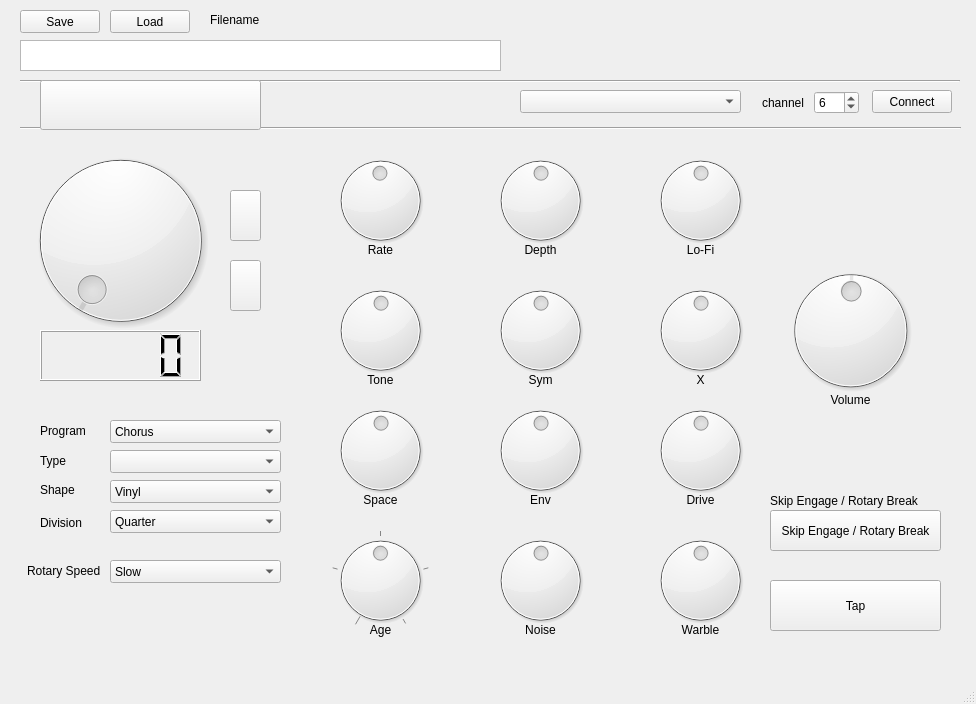
<?xml version="1.0" encoding="UTF-8"?>
<ui version="4.0">
 <class>MainWindow</class>
 <widget class="QMainWindow" name="MainWindow">
  <property name="geometry">
   <rect>
    <x>0</x>
    <y>0</y>
    <width>976</width>
    <height>704</height>
   </rect>
  </property>
  <property name="windowTitle">
   <string>Mako M1 - MidiControl</string>
  </property>
  <property name="toolButtonStyle">
   <enum>Qt::ToolButtonTextUnderIcon</enum>
  </property>
  <widget class="QWidget" name="centralwidget">
   <widget class="QPushButton" name="openMidiPortButton">
    <property name="geometry">
     <rect>
      <x>872</x>
      <y>90</y>
      <width>80</width>
      <height>23</height>
     </rect>
    </property>
    <property name="text">
     <string>Connect</string>
    </property>
   </widget>
   <widget class="QWidget" name="layoutWidget">
    <property name="geometry">
     <rect>
      <x>762</x>
      <y>90</y>
      <width>97</width>
      <height>25</height>
     </rect>
    </property>
    <layout class="QHBoxLayout" name="horizontalLayout">
     <item>
      <widget class="QLabel" name="label">
       <property name="text">
        <string>channel</string>
       </property>
      </widget>
     </item>
     <item>
      <widget class="QSpinBox" name="midiChannelSpinBox">
       <property name="maximum">
        <number>15</number>
       </property>
       <property name="value">
        <number>6</number>
       </property>
      </widget>
     </item>
    </layout>
   </widget>
   <widget class="QPlainTextEdit" name="descriptionText">
    <property name="geometry">
     <rect>
      <x>20</x>
      <y>40</y>
      <width>481</width>
      <height>31</height>
     </rect>
    </property>
   </widget>
   <widget class="Line" name="line">
    <property name="geometry">
     <rect>
      <x>20</x>
      <y>80</y>
      <width>940</width>
      <height>3</height>
     </rect>
    </property>
    <property name="orientation">
     <enum>Qt::Horizontal</enum>
    </property>
   </widget>
   <widget class="QPushButton" name="saveButton">
    <property name="geometry">
     <rect>
      <x>20</x>
      <y>10</y>
      <width>80</width>
      <height>23</height>
     </rect>
    </property>
    <property name="text">
     <string>Save</string>
    </property>
   </widget>
   <widget class="QPushButton" name="loadButton">
    <property name="geometry">
     <rect>
      <x>110</x>
      <y>10</y>
      <width>80</width>
      <height>23</height>
     </rect>
    </property>
    <property name="text">
     <string>Load</string>
    </property>
   </widget>
   <widget class="QLabel" name="fileNameLabel">
    <property name="geometry">
     <rect>
      <x>210</x>
      <y>12</y>
      <width>561</width>
      <height>16</height>
     </rect>
    </property>
    <property name="text">
     <string>Filename</string>
    </property>
   </widget>
   <widget class="Line" name="line_2">
    <property name="geometry">
     <rect>
      <x>20</x>
      <y>120</y>
      <width>941</width>
      <height>16</height>
     </rect>
    </property>
    <property name="orientation">
     <enum>Qt::Horizontal</enum>
    </property>
   </widget>
   <widget class="QComboBox" name="ProgramcomboBox">
    <property name="geometry">
     <rect>
      <x>110</x>
      <y>420</y>
      <width>171</width>
      <height>23</height>
     </rect>
    </property>
    <item>
     <property name="text">
      <string>Chorus</string>
     </property>
    </item>
    <item>
     <property name="text">
      <string>Phaser</string>
     </property>
    </item>
    <item>
     <property name="text">
      <string>Temolo</string>
     </property>
    </item>
    <item>
     <property name="text">
      <string>Vibrato</string>
     </property>
    </item>
    <item>
     <property name="text">
      <string>Rotary</string>
     </property>
    </item>
    <item>
     <property name="text">
      <string>Filter</string>
     </property>
    </item>
   </widget>
   <widget class="QLabel" name="label_2">
    <property name="geometry">
     <rect>
      <x>40</x>
      <y>420</y>
      <width>71</width>
      <height>21</height>
     </rect>
    </property>
    <property name="text">
     <string>Program</string>
    </property>
   </widget>
   <widget class="QPushButton" name="presetToggleButton">
    <property name="geometry">
     <rect>
      <x>40</x>
      <y>80</y>
      <width>221</width>
      <height>50</height>
     </rect>
    </property>
    <property name="palette">
     <palette>
      <active>
       <colorrole role="Button">
        <brush brushstyle="SolidPattern">
         <color alpha="255">
          <red>224</red>
          <green>27</green>
          <blue>36</blue>
         </color>
        </brush>
       </colorrole>
       <colorrole role="LinkVisited">
        <brush brushstyle="SolidPattern">
         <color alpha="255">
          <red>224</red>
          <green>27</green>
          <blue>36</blue>
         </color>
        </brush>
       </colorrole>
      </active>
      <inactive>
       <colorrole role="Button">
        <brush brushstyle="SolidPattern">
         <color alpha="255">
          <red>239</red>
          <green>239</green>
          <blue>239</blue>
         </color>
        </brush>
       </colorrole>
       <colorrole role="LinkVisited">
        <brush brushstyle="SolidPattern">
         <color alpha="255">
          <red>255</red>
          <green>0</green>
          <blue>255</blue>
         </color>
        </brush>
       </colorrole>
      </inactive>
      <disabled>
       <colorrole role="Button">
        <brush brushstyle="SolidPattern">
         <color alpha="255">
          <red>153</red>
          <green>193</green>
          <blue>241</blue>
         </color>
        </brush>
       </colorrole>
       <colorrole role="LinkVisited">
        <brush brushstyle="SolidPattern">
         <color alpha="255">
          <red>255</red>
          <green>0</green>
          <blue>255</blue>
         </color>
        </brush>
       </colorrole>
      </disabled>
     </palette>
    </property>
    <property name="text">
     <string/>
    </property>
    <property name="checkable">
     <bool>true</bool>
    </property>
   </widget>
   <widget class="QDial" name="presetDial">
    <property name="geometry">
     <rect>
      <x>-10</x>
      <y>140</y>
      <width>261</width>
      <height>201</height>
     </rect>
    </property>
    <property name="maximum">
     <number>127</number>
    </property>
   </widget>
   <widget class="QLCDNumber" name="presetlcd">
    <property name="geometry">
     <rect>
      <x>40</x>
      <y>330</y>
      <width>161</width>
      <height>51</height>
     </rect>
    </property>
    <property name="layoutDirection">
     <enum>Qt::LeftToRight</enum>
    </property>
   </widget>
   <widget class="QDial" name="rateDial">
    <property name="geometry">
     <rect>
      <x>320</x>
      <y>150</y>
      <width>121</width>
      <height>101</height>
     </rect>
    </property>
    <property name="layoutDirection">
     <enum>Qt::LeftToRight</enum>
    </property>
    <property name="maximum">
     <number>127</number>
    </property>
    <property name="value">
     <number>64</number>
    </property>
    <property name="invertedAppearance">
     <bool>true</bool>
    </property>
    <property name="invertedControls">
     <bool>true</bool>
    </property>
   </widget>
   <widget class="QDial" name="symDial">
    <property name="geometry">
     <rect>
      <x>480</x>
      <y>280</y>
      <width>121</width>
      <height>101</height>
     </rect>
    </property>
    <property name="maximum">
     <number>127</number>
    </property>
    <property name="value">
     <number>64</number>
    </property>
   </widget>
   <widget class="QDial" name="lofiDial">
    <property name="geometry">
     <rect>
      <x>640</x>
      <y>150</y>
      <width>121</width>
      <height>101</height>
     </rect>
    </property>
    <property name="minimum">
     <number>0</number>
    </property>
    <property name="maximum">
     <number>127</number>
    </property>
    <property name="value">
     <number>64</number>
    </property>
   </widget>
   <widget class="QDial" name="spaceDial">
    <property name="geometry">
     <rect>
      <x>320</x>
      <y>400</y>
      <width>121</width>
      <height>101</height>
     </rect>
    </property>
    <property name="maximum">
     <number>127</number>
    </property>
    <property name="value">
     <number>64</number>
    </property>
   </widget>
   <widget class="QDial" name="depthDial">
    <property name="geometry">
     <rect>
      <x>480</x>
      <y>150</y>
      <width>121</width>
      <height>101</height>
     </rect>
    </property>
    <property name="maximum">
     <number>127</number>
    </property>
    <property name="value">
     <number>64</number>
    </property>
   </widget>
   <widget class="QDial" name="toneDial">
    <property name="geometry">
     <rect>
      <x>320</x>
      <y>280</y>
      <width>121</width>
      <height>101</height>
     </rect>
    </property>
    <property name="maximum">
     <number>127</number>
    </property>
    <property name="value">
     <number>64</number>
    </property>
   </widget>
   <widget class="QDial" name="driveDial">
    <property name="geometry">
     <rect>
      <x>640</x>
      <y>400</y>
      <width>121</width>
      <height>101</height>
     </rect>
    </property>
    <property name="maximum">
     <number>127</number>
    </property>
    <property name="value">
     <number>64</number>
    </property>
   </widget>
   <widget class="QLabel" name="label_3">
    <property name="geometry">
     <rect>
      <x>340</x>
      <y>240</y>
      <width>81</width>
      <height>20</height>
     </rect>
    </property>
    <property name="text">
     <string>Rate</string>
    </property>
    <property name="alignment">
     <set>Qt::AlignCenter</set>
    </property>
   </widget>
   <widget class="QLabel" name="label_4">
    <property name="geometry">
     <rect>
      <x>500</x>
      <y>370</y>
      <width>81</width>
      <height>20</height>
     </rect>
    </property>
    <property name="text">
     <string>Sym</string>
    </property>
    <property name="alignment">
     <set>Qt::AlignCenter</set>
    </property>
   </widget>
   <widget class="QLabel" name="label_5">
    <property name="geometry">
     <rect>
      <x>660</x>
      <y>240</y>
      <width>81</width>
      <height>20</height>
     </rect>
    </property>
    <property name="text">
     <string>Lo-Fi</string>
    </property>
    <property name="alignment">
     <set>Qt::AlignCenter</set>
    </property>
   </widget>
   <widget class="QLabel" name="label_6">
    <property name="geometry">
     <rect>
      <x>340</x>
      <y>370</y>
      <width>81</width>
      <height>20</height>
     </rect>
    </property>
    <property name="text">
     <string>Tone</string>
    </property>
    <property name="alignment">
     <set>Qt::AlignCenter</set>
    </property>
   </widget>
   <widget class="QLabel" name="label_7">
    <property name="geometry">
     <rect>
      <x>500</x>
      <y>240</y>
      <width>81</width>
      <height>20</height>
     </rect>
    </property>
    <property name="text">
     <string>Depth</string>
    </property>
    <property name="alignment">
     <set>Qt::AlignCenter</set>
    </property>
   </widget>
   <widget class="QLabel" name="label_8">
    <property name="geometry">
     <rect>
      <x>340</x>
      <y>490</y>
      <width>81</width>
      <height>20</height>
     </rect>
    </property>
    <property name="text">
     <string>Space</string>
    </property>
    <property name="alignment">
     <set>Qt::AlignCenter</set>
    </property>
   </widget>
   <widget class="QLabel" name="label_9">
    <property name="geometry">
     <rect>
      <x>660</x>
      <y>490</y>
      <width>81</width>
      <height>20</height>
     </rect>
    </property>
    <property name="text">
     <string>Drive</string>
    </property>
    <property name="alignment">
     <set>Qt::AlignCenter</set>
    </property>
   </widget>
   <widget class="QComboBox" name="midiDevicecomboBox">
    <property name="geometry">
     <rect>
      <x>520</x>
      <y>90</y>
      <width>221</width>
      <height>23</height>
     </rect>
    </property>
   </widget>
   <widget class="QPushButton" name="presetUpButton">
    <property name="geometry">
     <rect>
      <x>230</x>
      <y>190</y>
      <width>31</width>
      <height>51</height>
     </rect>
    </property>
    <property name="text">
     <string/>
    </property>
    <property name="icon">
     <iconset theme="go-up">
      <normaloff>.</normaloff>.</iconset>
    </property>
   </widget>
   <widget class="QPushButton" name="presetDownButton">
    <property name="geometry">
     <rect>
      <x>230</x>
      <y>260</y>
      <width>31</width>
      <height>51</height>
     </rect>
    </property>
    <property name="layoutDirection">
     <enum>Qt::LeftToRight</enum>
    </property>
    <property name="text">
     <string/>
    </property>
    <property name="icon">
     <iconset theme="go-down">
      <normaloff>.</normaloff>.</iconset>
    </property>
   </widget>
   <widget class="QDial" name="envDial">
    <property name="geometry">
     <rect>
      <x>480</x>
      <y>400</y>
      <width>121</width>
      <height>101</height>
     </rect>
    </property>
    <property name="maximum">
     <number>127</number>
    </property>
    <property name="value">
     <number>64</number>
    </property>
   </widget>
   <widget class="QLabel" name="label_11">
    <property name="geometry">
     <rect>
      <x>500</x>
      <y>490</y>
      <width>81</width>
      <height>20</height>
     </rect>
    </property>
    <property name="text">
     <string>Env</string>
    </property>
    <property name="alignment">
     <set>Qt::AlignCenter</set>
    </property>
   </widget>
   <widget class="QLabel" name="label_12">
    <property name="geometry">
     <rect>
      <x>660</x>
      <y>370</y>
      <width>81</width>
      <height>20</height>
     </rect>
    </property>
    <property name="text">
     <string>X</string>
    </property>
    <property name="alignment">
     <set>Qt::AlignCenter</set>
    </property>
   </widget>
   <widget class="QDial" name="xDial">
    <property name="geometry">
     <rect>
      <x>640</x>
      <y>280</y>
      <width>121</width>
      <height>101</height>
     </rect>
    </property>
    <property name="maximum">
     <number>127</number>
    </property>
    <property name="value">
     <number>64</number>
    </property>
   </widget>
   <widget class="QLabel" name="label_10">
    <property name="geometry">
     <rect>
      <x>340</x>
      <y>620</y>
      <width>81</width>
      <height>20</height>
     </rect>
    </property>
    <property name="text">
     <string>Age</string>
    </property>
    <property name="alignment">
     <set>Qt::AlignCenter</set>
    </property>
   </widget>
   <widget class="QDial" name="ageDial">
    <property name="geometry">
     <rect>
      <x>320</x>
      <y>530</y>
      <width>121</width>
      <height>101</height>
     </rect>
    </property>
    <property name="maximum">
     <number>4</number>
    </property>
    <property name="value">
     <number>2</number>
    </property>
    <property name="sliderPosition">
     <number>2</number>
    </property>
    <property name="notchTarget">
     <double>1.000000000000000</double>
    </property>
    <property name="notchesVisible">
     <bool>true</bool>
    </property>
   </widget>
   <widget class="QDial" name="noiseDial">
    <property name="geometry">
     <rect>
      <x>480</x>
      <y>530</y>
      <width>121</width>
      <height>101</height>
     </rect>
    </property>
    <property name="maximum">
     <number>127</number>
    </property>
    <property name="value">
     <number>64</number>
    </property>
   </widget>
   <widget class="QLabel" name="label_13">
    <property name="geometry">
     <rect>
      <x>500</x>
      <y>620</y>
      <width>81</width>
      <height>20</height>
     </rect>
    </property>
    <property name="text">
     <string>Noise</string>
    </property>
    <property name="alignment">
     <set>Qt::AlignCenter</set>
    </property>
   </widget>
   <widget class="QLabel" name="label_14">
    <property name="geometry">
     <rect>
      <x>660</x>
      <y>620</y>
      <width>81</width>
      <height>20</height>
     </rect>
    </property>
    <property name="text">
     <string>Warble</string>
    </property>
    <property name="alignment">
     <set>Qt::AlignCenter</set>
    </property>
   </widget>
   <widget class="QDial" name="warbleDial">
    <property name="geometry">
     <rect>
      <x>640</x>
      <y>530</y>
      <width>121</width>
      <height>101</height>
     </rect>
    </property>
    <property name="maximum">
     <number>127</number>
    </property>
    <property name="value">
     <number>64</number>
    </property>
   </widget>
   <widget class="QComboBox" name="TypecomboBox">
    <property name="geometry">
     <rect>
      <x>110</x>
      <y>450</y>
      <width>171</width>
      <height>23</height>
     </rect>
    </property>
   </widget>
   <widget class="QLabel" name="label_15">
    <property name="geometry">
     <rect>
      <x>40</x>
      <y>450</y>
      <width>71</width>
      <height>21</height>
     </rect>
    </property>
    <property name="text">
     <string>Type</string>
    </property>
   </widget>
   <widget class="QComboBox" name="ShapecomboBox">
    <property name="geometry">
     <rect>
      <x>110</x>
      <y>480</y>
      <width>171</width>
      <height>23</height>
     </rect>
    </property>
    <item>
     <property name="text">
      <string>Vinyl</string>
     </property>
    </item>
    <item>
     <property name="text">
      <string>Tape</string>
     </property>
    </item>
   </widget>
   <widget class="QLabel" name="label_16">
    <property name="geometry">
     <rect>
      <x>40</x>
      <y>480</y>
      <width>71</width>
      <height>20</height>
     </rect>
    </property>
    <property name="text">
     <string>Shape</string>
    </property>
   </widget>
   <widget class="QComboBox" name="DivisioncomboBox">
    <property name="geometry">
     <rect>
      <x>110</x>
      <y>510</y>
      <width>171</width>
      <height>23</height>
     </rect>
    </property>
    <item>
     <property name="text">
      <string>Quarter</string>
     </property>
    </item>
    <item>
     <property name="text">
      <string>Quarter Note Triplet</string>
     </property>
    </item>
    <item>
     <property name="text">
      <string>Eighth</string>
     </property>
    </item>
   </widget>
   <widget class="QLabel" name="label_17">
    <property name="geometry">
     <rect>
      <x>40</x>
      <y>510</y>
      <width>71</width>
      <height>20</height>
     </rect>
    </property>
    <property name="text">
     <string>Division</string>
    </property>
    <property name="alignment">
     <set>Qt::AlignBottom|Qt::AlignLeading|Qt::AlignLeft</set>
    </property>
   </widget>
   <widget class="QPushButton" name="TapSkippushButton">
    <property name="geometry">
     <rect>
      <x>770</x>
      <y>510</y>
      <width>171</width>
      <height>41</height>
     </rect>
    </property>
    <property name="text">
     <string>Skip Engage / Rotary Break</string>
    </property>
   </widget>
   <widget class="QLabel" name="label_18">
    <property name="geometry">
     <rect>
      <x>770</x>
      <y>490</y>
      <width>170</width>
      <height>21</height>
     </rect>
    </property>
    <property name="text">
     <string>Skip Engage / Rotary Break</string>
    </property>
    <property name="wordWrap">
     <bool>true</bool>
    </property>
   </widget>
   <widget class="QPushButton" name="TappushButton">
    <property name="geometry">
     <rect>
      <x>770</x>
      <y>580</y>
      <width>171</width>
      <height>51</height>
     </rect>
    </property>
    <property name="text">
     <string>Tap</string>
    </property>
   </widget>
   <widget class="QComboBox" name="RotarySpeedcomboBox">
    <property name="geometry">
     <rect>
      <x>110</x>
      <y>560</y>
      <width>171</width>
      <height>23</height>
     </rect>
    </property>
    <item>
     <property name="text">
      <string>Slow</string>
     </property>
    </item>
    <item>
     <property name="text">
      <string>Fast</string>
     </property>
    </item>
   </widget>
   <widget class="QLabel" name="RotarySpeedLabel">
    <property name="geometry">
     <rect>
      <x>27</x>
      <y>560</y>
      <width>81</width>
      <height>21</height>
     </rect>
    </property>
    <property name="text">
     <string>Rotary Speed</string>
    </property>
   </widget>
   <widget class="QDial" name="volumeDial">
    <property name="geometry">
     <rect>
      <x>780</x>
      <y>260</y>
      <width>141</width>
      <height>141</height>
     </rect>
    </property>
    <property name="maximum">
     <number>127</number>
    </property>
    <property name="value">
     <number>64</number>
    </property>
   </widget>
   <widget class="QLabel" name="label_19">
    <property name="geometry">
     <rect>
      <x>820</x>
      <y>390</y>
      <width>61</width>
      <height>20</height>
     </rect>
    </property>
    <property name="text">
     <string>Volume</string>
    </property>
    <property name="alignment">
     <set>Qt::AlignCenter</set>
    </property>
   </widget>
  </widget>
  <widget class="QMenuBar" name="menubar">
   <property name="geometry">
    <rect>
     <x>0</x>
     <y>0</y>
     <width>976</width>
     <height>20</height>
    </rect>
   </property>
  </widget>
  <widget class="QStatusBar" name="statusbar"/>
 </widget>
 <resources/>
 <connections/>
</ui>
